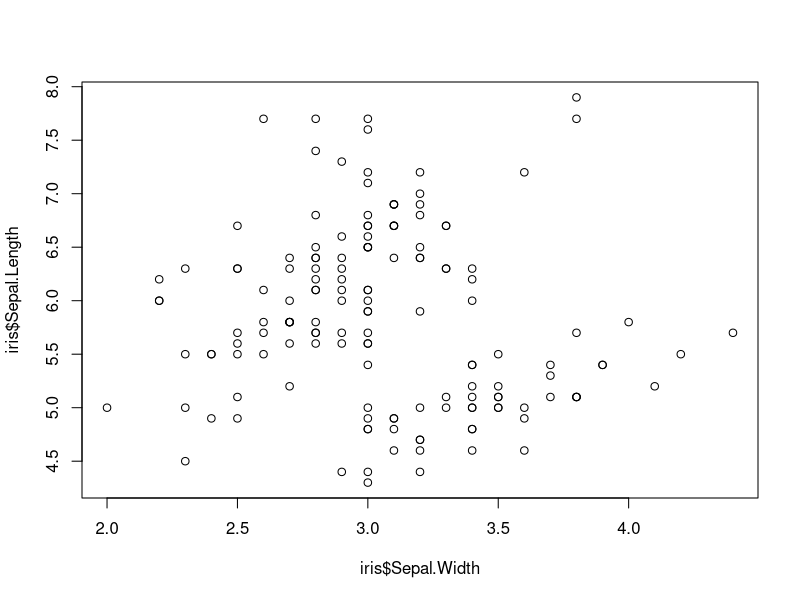
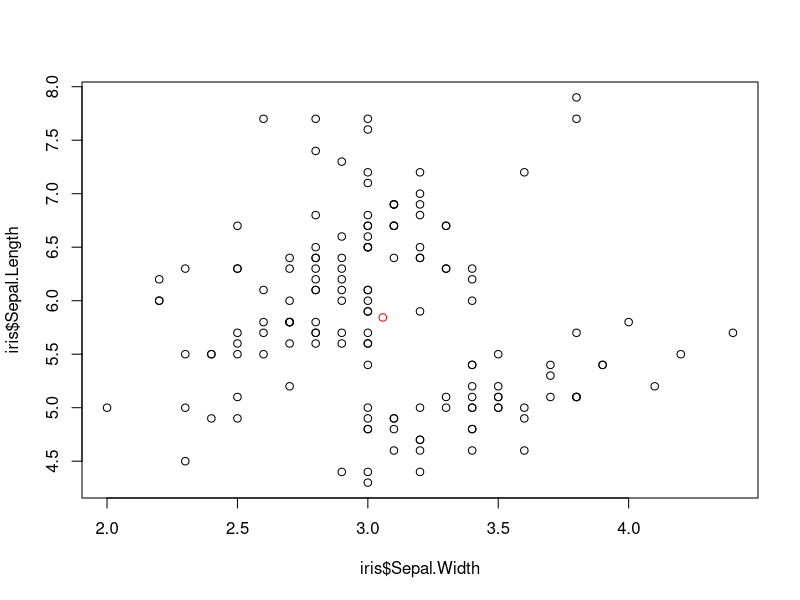
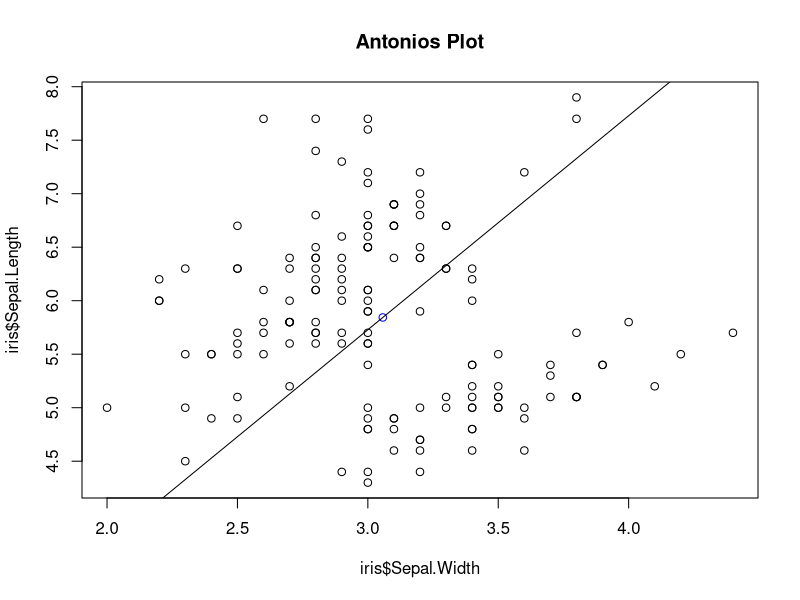
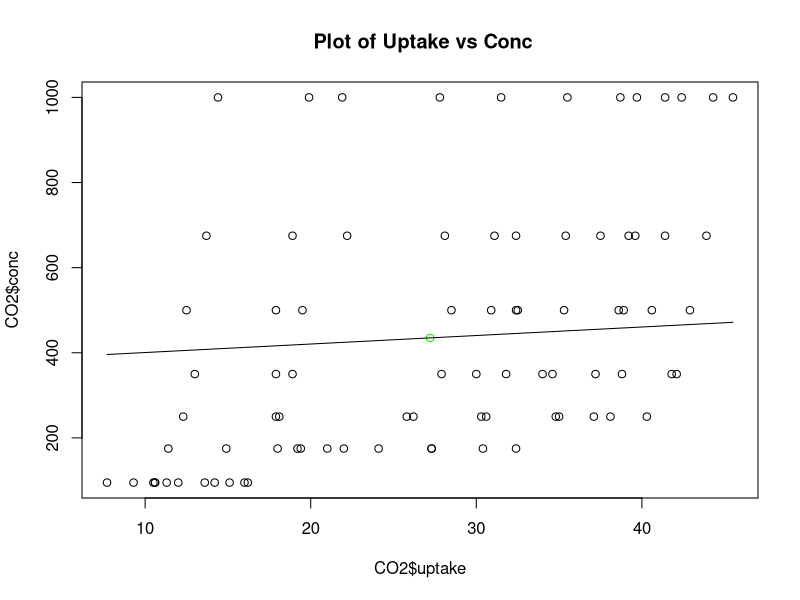

These figures' R source, in order:
"Hello World, it's Antonio Escallon"

getwd()
data(iris)

head(iris)

iris$Sepal.Width

mean(iris$Sepal.Length)

sd(iris$Sepal.Width)

plot(x = iris$Sepal.Width, y = iris$Sepal.Length)

data_center_x = mean(iris$Sepal.Width)
data_center_y = mean(iris$Sepal.Length)
c(data_center_x, data_center_y)

print(data_center_x)
print(data_center_y)

plot(x = iris$Sepal.Width, y = iris$Sepal.Length)
points(x = data_center_x, y = data_center_y, col = "red")

line_point_slope = function(x, x1, y1, slope)
{
  get_y_intercept = 
    function(x1, y1, slope) 
      return(-(x1 * slope) + y1)
  
  linear = 
    function(x, yint, slope) 
      return(yint + x * slope)
  
  return(linear(x, get_y_intercept(x1, y1, slope), slope))
}

line_point_slope(2, 4, 4, -2)

plot(x = iris$Sepal.Width, y = iris$Sepal.Length) + title(main = "Antonios Plot")
points(x = data_center_x, y = data_center_y, col = "blue")
curve(
  line_point_slope(
    x, 
    data_center_x, 
    data_center_y,
    2), 
  add = TRUE)

data(CO2)

head(CO2)

data_center_xCO2 = mean(CO2$uptake)
data_center_yCO2 = mean(CO2$conc)
c(data_center_xCO2, data_center_yCO2)

plot(x = CO2$uptake, y = CO2$conc) + title(main = " Plot of Uptake vs Conc")
points(x = data_center_xCO2, y = data_center_yCO2, col = "green")
curve(
  line_point_slope(
    x, 
    data_center_xCO2, 
    data_center_yCO2,
    2), 
  add = TRUE)
